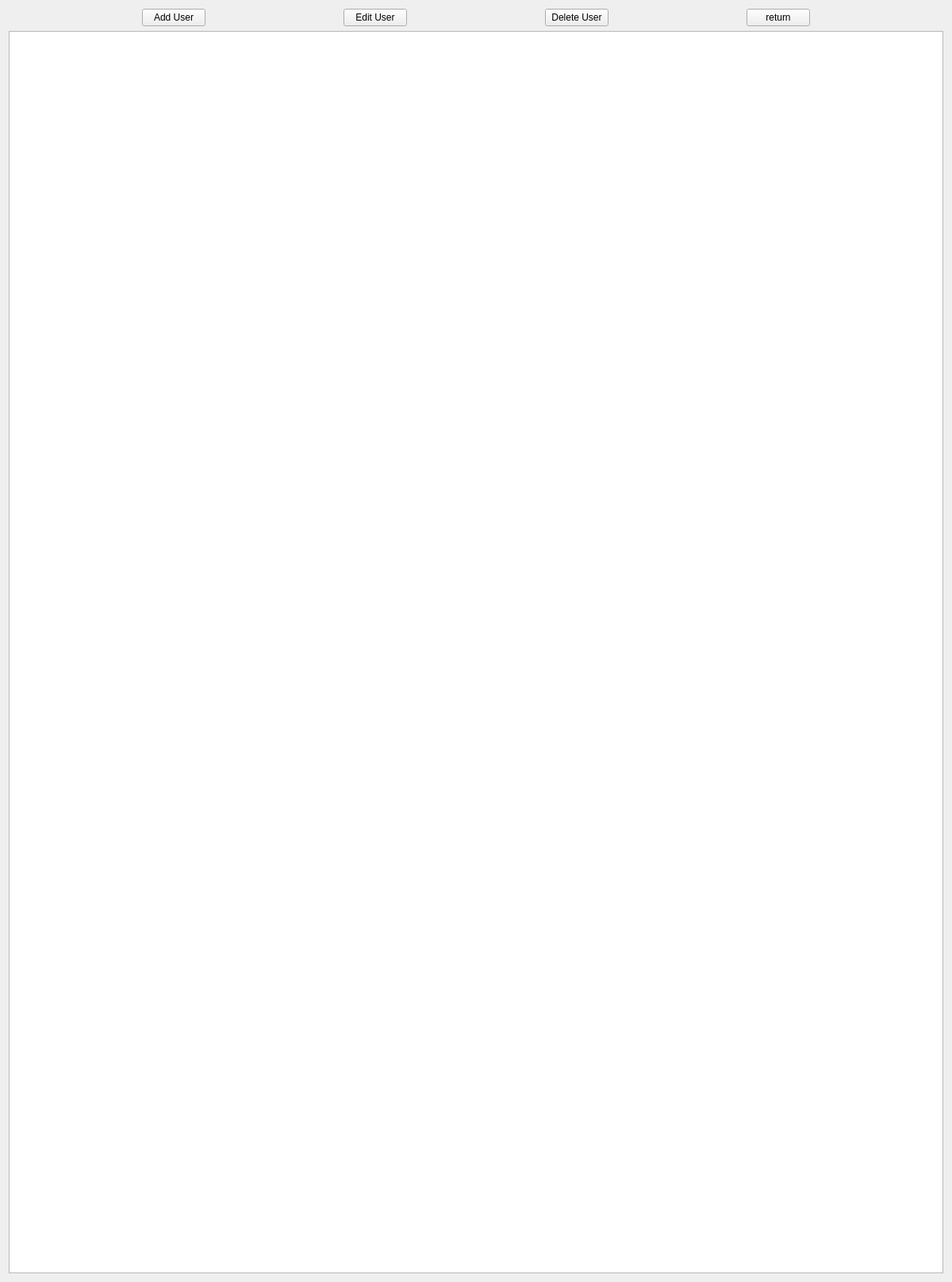
<?xml version="1.0" encoding="UTF-8"?>
<ui version="4.0">
 <class>UserManageUi</class>
 <widget class="QWidget" name="UserManageUi">
  <property name="geometry">
   <rect>
    <x>0</x>
    <y>0</y>
    <width>1200</width>
    <height>1616</height>
   </rect>
  </property>
  <property name="windowTitle">
   <string>Form</string>
  </property>
  <layout class="QVBoxLayout" name="verticalLayout">
   <item>
    <layout class="QHBoxLayout" name="horizontalLayout_2">
     <item>
      <spacer name="horizontalSpacer_3">
       <property name="orientation">
        <enum>Qt::Horizontal</enum>
       </property>
       <property name="sizeHint" stdset="0">
        <size>
         <width>40</width>
         <height>20</height>
        </size>
       </property>
      </spacer>
     </item>
     <item>
      <widget class="QPushButton" name="btnAddUser">
       <property name="text">
        <string>Add User</string>
       </property>
       <property name="checkable">
        <bool>false</bool>
       </property>
      </widget>
     </item>
     <item>
      <spacer name="horizontalSpacer">
       <property name="orientation">
        <enum>Qt::Horizontal</enum>
       </property>
       <property name="sizeHint" stdset="0">
        <size>
         <width>40</width>
         <height>20</height>
        </size>
       </property>
      </spacer>
     </item>
     <item>
      <widget class="QPushButton" name="btnEditUser">
       <property name="text">
        <string>Edit User</string>
       </property>
      </widget>
     </item>
     <item>
      <spacer name="horizontalSpacer_2">
       <property name="orientation">
        <enum>Qt::Horizontal</enum>
       </property>
       <property name="sizeHint" stdset="0">
        <size>
         <width>40</width>
         <height>20</height>
        </size>
       </property>
      </spacer>
     </item>
     <item>
      <widget class="QPushButton" name="btnDeleteUser">
       <property name="text">
        <string>Delete User</string>
       </property>
      </widget>
     </item>
     <item>
      <spacer name="horizontalSpacer_5">
       <property name="orientation">
        <enum>Qt::Horizontal</enum>
       </property>
       <property name="sizeHint" stdset="0">
        <size>
         <width>40</width>
         <height>20</height>
        </size>
       </property>
      </spacer>
     </item>
     <item>
      <widget class="QPushButton" name="btnReturn">
       <property name="text">
        <string>return</string>
       </property>
      </widget>
     </item>
     <item>
      <spacer name="horizontalSpacer_4">
       <property name="orientation">
        <enum>Qt::Horizontal</enum>
       </property>
       <property name="sizeHint" stdset="0">
        <size>
         <width>40</width>
         <height>20</height>
        </size>
       </property>
      </spacer>
     </item>
    </layout>
   </item>
   <item>
    <widget class="QTableView" name="tblUserInfo"/>
   </item>
  </layout>
 </widget>
 <resources/>
 <connections/>
</ui>
